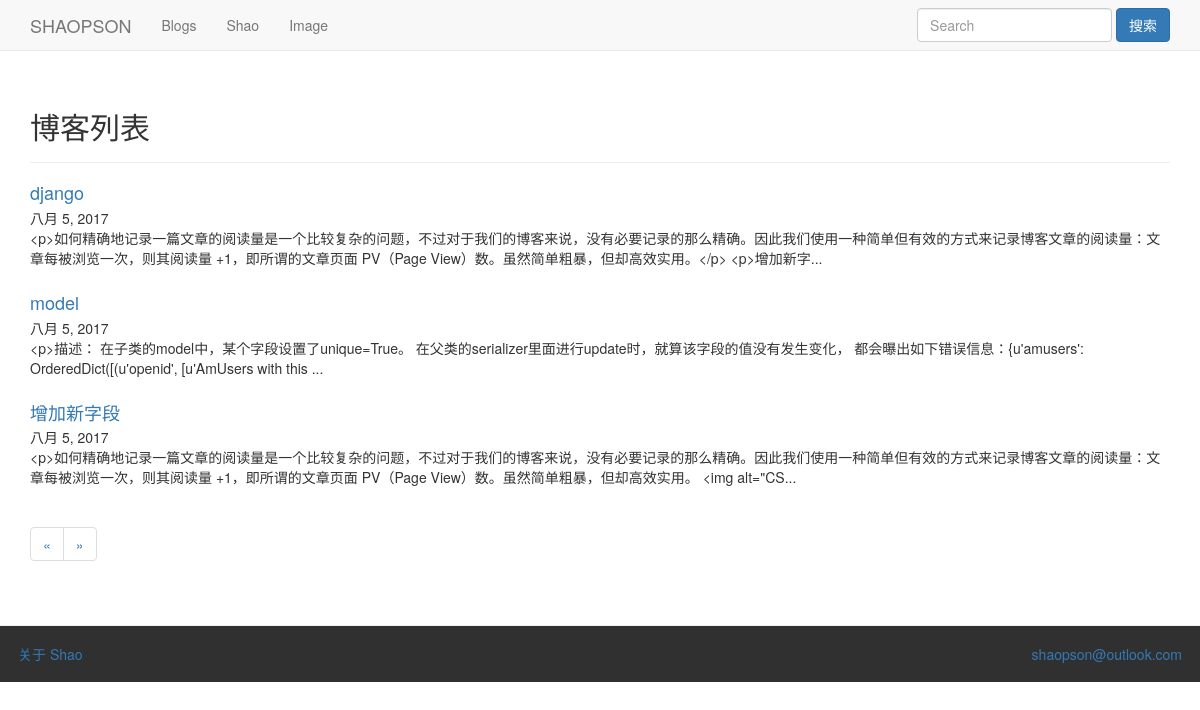
Screenshot of /blogs/2/?page=1 with the database file from the repository.
### blogs/models.py (models this page shows, shortened)
class Blog(models.Model):
	title = models.CharField(max_length=80)
	author = models.ForeignKey(User)
	content = models.TextField()
	tags = models.ManyToManyField(Tag,blank=True,related_name='blog')
	created_date = models.DateField(auto_now_add=True)
	created_time = models.TimeField(auto_now_add=True)
	lastedited_time = models.DateTimeField(auto_now=True)
	excerpt = models.CharField(max_length=240,blank=True)
	CHOICES = (('Y','Yes'),('N','No'))
	visiable = models.CharField(max_length=2,choices=CHOICES)
	visitors = models.ManyToManyField(Visitor,related_name='blog')
	visi_count = models.PositiveIntegerField(default=0)
	up_count = models.PositiveIntegerField(default=0)
	push_image = models.CharField(max_length=120,null=True,blank=True)
	push_style = models.CharField(max_length=20,null=True,blank=True)
	def preview(self,count = 150):
		if len(self.content) <= count:
			return self.content[:count]
		else:
			return self.content[:count] + '...'

### blogs/views.py (the view)
# urls.py: url(r'^blogs/(?P<tag_id>\d+)/$',views.tag_blogs,name='tag_blogs'),
def tag_blogs(request,tag_id):
	tag = Tag.objects.get(id=tag_id)
	blogs = tag.blog.all().filter(visiable='Y')
	paginator = Paginator(blogs,5)
	page = request.GET.get('page')
	try:
		blgos = paginator.page(page)
	except PageNotAnInteger:
		blogs = paginator.page(1)
	except EmptyPage:
		blogs = paginator.page(paginator.num_pages)
	content = {'blogs':blogs}
	return render(request,'blogs/blogs.html',content)

### blogs/templates/blogs/blogs.html (shortened to what this page needs)
{% extends "blogs/base.html" %}
{% load bootstrap3 %}
{% block header %}
<div class="page-header">
	<h2>博客列表</h2>
</div>
{% endblock header %}
{% block content %}
<ul class="media-list">
{% for blog in blogs %}
  <li class="media">
    <div class="media-body">
    	<h4 class="media-heading">
    		<a href="{% url 'blogs:blog' blog.id %}">{{ blog.title }}</a>
    	</h4>
      {{ blog.created_date }}
      <p>{{ blog.preview }}</p>
    </div>
  </li>
 {% endfor %}
</ul>
<nav aria-label="Page navigation">
  <ul class="pagination">
    <li>
      <a href="#" aria-label="Previous">
        <span aria-hidden="true">&laquo;</span>
      </a>
    </li>
    <li>
      <a href="#" aria-label="Next">
        <span aria-hidden="true">&raquo;</span>
      </a>
    </li>
  </ul>
</nav>
{% endblock content %}

### rows the page displays
Blog: title "django", created_date "八月 5, 2017", preview "<p>如何精确地记录一篇文章的阅读量是一个比较复杂的问题，不过对于我们的博客来说，没有必要记录的那么精确。因此我们使用一种简单但有效的方式来记录博客文章的阅读量：文章每被浏览一次，则其阅读量 +1，即所谓的文章页面 PV（Page View）数。虽然简单粗暴，但却高效实用。</p> <p>增加新字..."
Blog: title "model", created_date "八月 5, 2017", preview "<p>描述： 在子类的model中，某个字段设置了unique=True。 在父类的serializer里面进行update时，就算该字段的值没有发生变化， 都会曝出如下错误信息：{u'amusers': OrderedDict([(u'openid', [u'AmUsers with this ..."
Blog: title "增加新字段", created_date "八月 5, 2017", preview "<p>如何精确地记录一篇文章的阅读量是一个比较复杂的问题，不过对于我们的博客来说，没有必要记录的那么精确。因此我们使用一种简单但有效的方式来记录博客文章的阅读量：文章每被浏览一次，则其阅读量 +1，即所谓的文章页面 PV（Page View）数。虽然简单粗暴，但却高效实用。 <img alt=\"CS..."
